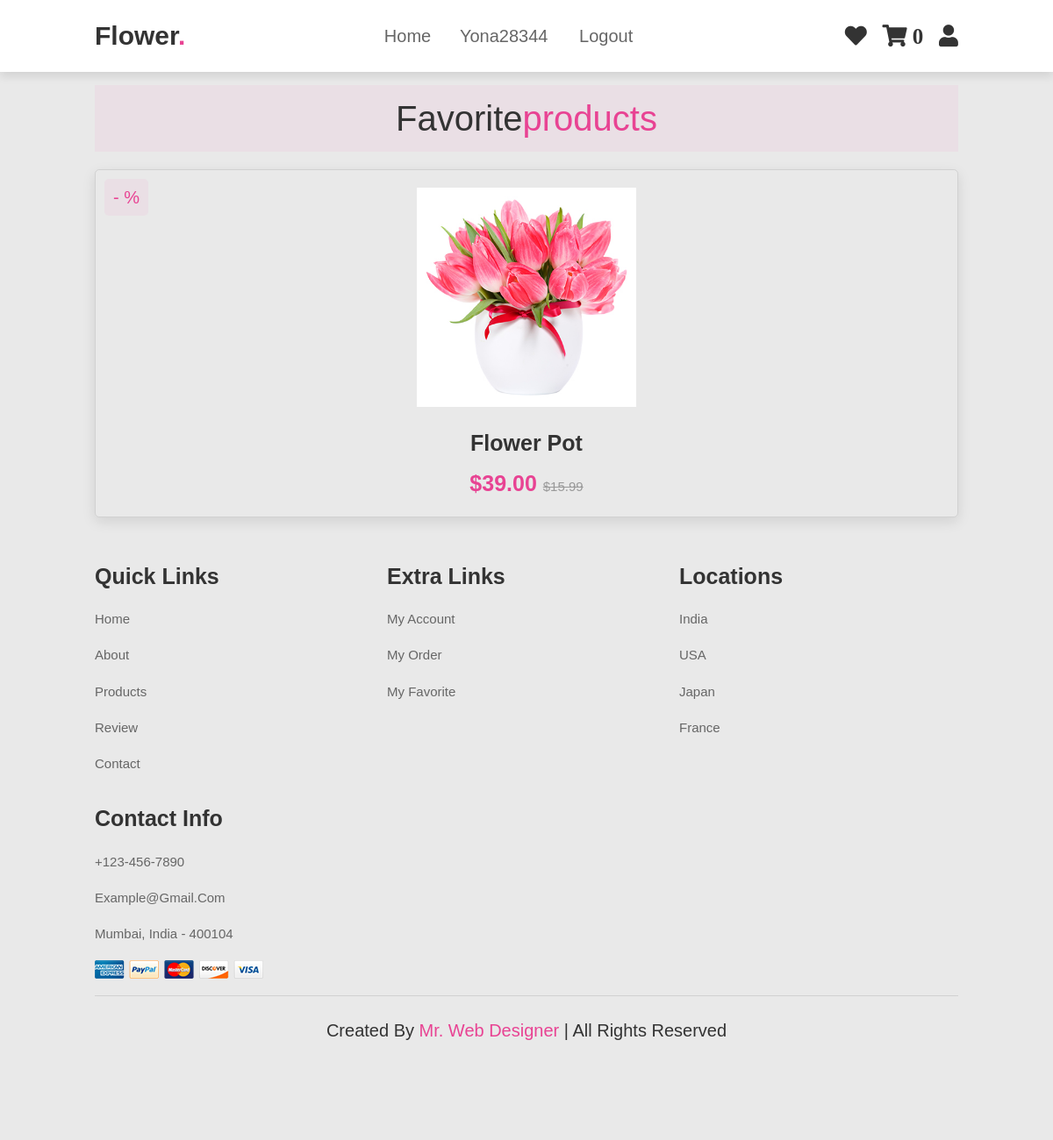
/1/ (signed in), run on the app's committed database.
### store/models.py (models this page shows, shortened)
class Order(models.Model):
    user = models.ForeignKey(User, on_delete=models.CASCADE)
    items = models.ManyToManyField(OrderItem)
    ordered = models.BooleanField(default=False)
    start_date = models.DateTimeField(auto_now_add=True)
    ordered_date = models.DateTimeField(auto_now=True)
    class Meta:
        verbose_name = _("Order")
        verbose_name_plural = _("Orders")

class Item(models.Model):
    name = models.CharField(max_length=200)
    price = models.DecimalField(max_digits=5, decimal_places=2)
    discount = models.IntegerField(blank=True)
    image = models.ImageField(upload_to='images', blank=True)
    created_at = models.DateTimeField( auto_now_add=True)
    slug = models.SlugField(blank=True , null=True)
    favorite = models.ManyToManyField(User, related_name="favorite" ,  blank=True)
    quantity = models.IntegerField(default=1)
    class Meta:
        verbose_name = _("Item")
        verbose_name_plural = _("Items")
        ordering = ('name',)

### store/views.py (the view)
# urls.py: path('<int:id>/' , views.flower_details , name='flower_details'),
def flower_details(request , id):
    product = get_object_or_404(Item , id=id)
    is_favorite = False
    if product.favorite.filter(id=request.user.id).exists():
        is_favorite = True
    context = {
        'product': product,
        'is_favorite':  is_favorite,
    }
    return render(request , 'store/details.html', context)

### store/templatetags/cart_template_tags.py (called while the page is built)
@register.filter
def cart_item_count(user):
    if user.is_authenticated:
        qs = Order.objects.filter(user=user, ordered=False)
        if qs.exists():
            return qs[0].items.count()
    return 0

### templates/store/details.html (shortened to what this page needs)
{% extends 'base.html' %}
{% load static %}
{% load social_share %}
{% block content  %}
<section class="products" id="products">
    <br>
    <br>
    <br>
    <br>
    <h1 class="heading"> favorite<span>products</span> </h1>
    <div class="box-container">
        <div class="box">
            <span class="discount">-{{ flower.discount }} %</span>
            <div class="image">
                <img src="{{ product.image.url }} " alt="">
            </div>
            <div class="content">
                <h3>{{ product.name }} </h3>
                <div class="price"> ${{ product.price }} <span>$15.99</span> </div>
            </div>
        </div>
    </div>
</section>
{% endblock content  %}

### templates/base.html (shortened to what this page needs)
{% load static %}
{% load social_share %}
{% load cart_template_tags %}
<!DOCTYPE html>
<html lang="en">
<head>
    <link rel="stylesheet" href="https://cdnjs.cloudflare.com/ajax/libs/font-awesome/5.15.3/css/all.min.css">
    <link rel="stylesheet" href="{% static 'css/style.css' %}">
</head>
<body>
<header>
    <a href="#" class="logo">flower<span>.</span></a>
    <nav class="navbar">
        <a href="{% url 'home' %}">home</a>
        {% if user.is_authenticated  %}
        <a href="#">{{ user.username }} </a>
        <a href="{% url 'logout' %}">logout</a>
        {% else %}
        <a href="{% url 'register' %}">register</a>
        <a href="{% url 'login' %}">login</a>
        {% endif %}
    </nav>
    <div class="icons">
        <a href="{% url 'flower_fav_list' %}" class="fas fa-heart"></a>
        <a href="#" class="fas fa-shopping-cart">
            {{ request.user| cart_item_count}}
        </a>
        <a href="{%url 'profile' %}" class="fas fa-user"></a>
    </div>
</header>
{% block content  %}
{% endblock content  %}
<section class="footer">
    <div class="box-container">
        <div class="box">
            <h3>quick links</h3>
            <a href="#">home</a>
            <a href="#">about</a>
            <a href="#">products</a>
            <a href="#">review</a>
            <a href="#">contact</a>
        </div>
        <div class="box">
            <h3>extra links</h3>
            <a href="#">my account</a>
            <a href="#">my order</a>
            <a href="#">my favorite</a>
        </div>
        <div class="box">
            <h3>locations</h3>
            <a href="#">india</a>
            <a href="#">USA</a>
            <a href="#">japan</a>
            <a href="#">france</a>
        </div>
        <div class="box">
            <h3>contact info</h3>
            <a href="#">+123-456-7890</a>
            <a href="#">example@gmail.com</a>
            <a href="#">mumbai, india - 400104</a>
            <img src="{% static 'images/payment.png' %}" alt="">
        </div>
    </div>
    <div class="credit"> created by <span> mr. web designer </span> | all rights reserved </div>
</section>
</body>
</html>

### static/css/style.css (style rules this page uses)
:root { --pink:#e84393; }
* { margin:0; padding:0; box-sizing: border-box; font-family: Verdana, Geneva, Tahoma, sans-serif; outline: none; border:none; text-decoration: none; text-transform: capitalize; transition: .2s linear; }
html { font-size: 62.5%; scroll-behavior: smooth; scroll-padding-top: 6rem; overflow-x: hidden; }
section { padding:2rem 9%; }
.heading { text-align: center; font-size: 4rem; color:#333; padding:1rem; margin:2rem 0; background:rgba(255, 51, 153,.05); }
.heading span { color:var(--pink); }
header { position: fixed; top:0; left:0; right:0; background:#fff; padding:2rem 9%; display: flex; align-items: center; justify-content: space-between; z-index: 1000; box-shadow: 0 .5rem 1rem rgba(0,0,0,.1); }
header .logo { font-size: 3rem; color:#333; font-weight: bolder; }
header .logo span { color:var(--pink); }
header .navbar a { font-size: 2rem; padding:0 1.5rem; color:#666; }
header .icons a { font-size: 2.5rem; color:#333; margin-left: 1.5rem; }
.products .box-container { display: flex; flex-wrap: wrap; gap:1.5rem; }
.products .box-container .box { flex:1 1 30rem; box-shadow: 0 .5rem 1.5rem rgba(0,0,0,.1); border-radius: .5rem; border:.1rem solid rgba(0,0,0,.1); position: relative; }
.products .box-container .box .discount { position: absolute; top:1rem; left:1rem; padding:.7rem 1rem; font-size: 2rem; color:var(--pink); background:rgba(255, 51, 153,.05); z-index: 1; border-radius: .5rem; }
.products .box-container .box .image { position: relative; text-align: center; padding-top: 2rem; overflow:hidden; }
.products .box-container .box .image img { height:25rem; }
.products .box-container .box .content { padding:2rem; text-align: center; }
.products .box-container .box .content h3 { font-size: 2.5rem; color:#333; }
.products .box-container .box .content .price { font-size: 2.5rem; color:var(--pink); font-weight: bolder; padding-top: 1rem; }
.products .box-container .box .content .price span { font-size: 1.5rem; color:#999; font-weight: lighter; text-decoration: line-through; }
.footer .box-container { display: flex; flex-wrap: wrap; gap:1.5rem; }
.footer .box-container .box { flex:1 1 25rem; }
.footer .box-container .box h3 { color:#333; font-size: 2.5rem; padding:1rem 0; }
.footer .box-container .box a { display: block; color:#666; font-size: 1.5rem; padding:1rem 0; }
.footer .box-container .box img { margin-top: 1rem; }
.footer .credit { text-align: center; padding:1.5rem; margin-top: 1.5rem; padding-top: 2.5rem; font-size: 2rem; color:#333; border-top: .1rem solid rgba(0,0,0,.1); padding-bottom: 9rem; }
.footer .credit span { color:var(--pink); }
body { margin: 0; color: #6a6f8c; background-image: url('images/bg.png'); font: 600 16px/18px 'Open Sans', sans-serif; }
a { color: inherit; text-decoration: none }
body { font: 100% / 1.414 "Open Sans", "Roboto", arial, sans-serif; background: #e9e9e9; }
a, [type="submit"] { transition: all .25s ease-in; }
h1, h2 { font-weight: 300; color: rgba(255, 255, 255, 1); }

### data on the page
Item: image (picture), name "Flower Pot", price "39.00"

### other printed values
{{ user.username }} "Yona28344"
{{ request.user| cart_item_count }} "0"
